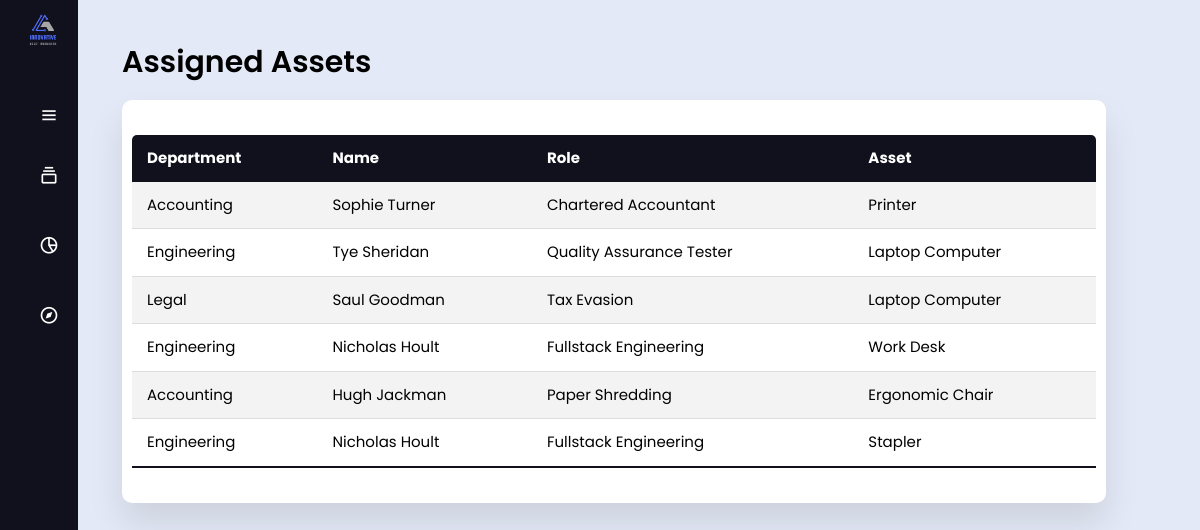
The app's page /pages/hr_view_assigned_assets.php with its own data.
### tables this page shows
CREATE TABLE `department` (
  `id` int(11) NOT NULL,
  `department_name` varchar(50) NOT NULL,
  `department_description` text NOT NULL
);

CREATE TABLE `employee` (
  `employee_id` int(11) NOT NULL,
  `department_id` int(11) NOT NULL,
  `employee_name` varchar(64) NOT NULL,
  `address` text NOT NULL,
  `phone` varchar(14) NOT NULL,
  `email` varchar(128) NOT NULL,
  `password` varchar(64) NOT NULL,
  `role` varchar(64) NOT NULL,
  `employment_type` enum('full-time','part-time','contract','intern') NOT NULL
);

CREATE TABLE `asset` (
  `asset_id` int(11) NOT NULL,
  `asset_name` varchar(64) NOT NULL,
  `type` enum('stationery','appliance','computers&accessories','furniture') NOT NULL,
  `asset_description` text NOT NULL,
  `available` tinyint(1) NOT NULL
);

### php/hr.php (called while the page is built, shortened)
<?php
function view_assets_assigned($conn){
    $query = "SELECT department.department_name, employee.employee_name, employee.role, asset.asset_name
    FROM department
    INNER JOIN employee ON department.id = employee.department_id
    INNER JOIN employee_asset ON employee.employee_id = employee_asset.employee_id
    INNER JOIN asset ON employee_asset.asset_id = asset.asset_id;";
    $result = mysqli_query($conn, $query);
    return $result;
}
?>

### pages/hr_view_assigned_assets.php (the view, shortened to what this page needs)
<!DOCTYPE html>
<?php
  require "../php/hr.php";
  $result = view_assets_assigned($conn);
?>
<html lang="en" dir="ltr">
  <head>
    <link rel="stylesheet" href="../styles/style.css" />
    <link rel="stylesheet" href="../styles//style2.css" />
    <link
      href="https://unpkg.com/boxicons@2.0.7/css/boxicons.min.css"
      rel="stylesheet"
    />
    <script src="https://cdn.tailwindcss.com"></script>
  </head>
  <body>
    <div class="sidebar close">
      <div class="logo-details">
        <img src="../assets/logo.png" alt="" class="pl-2" />
      </div>
      <ul class="nav-links">
        <li>
          <div class="icon-link">
            <i class="bx bx-menu pl-5"></i>
          </div>
        </li>
        <li>
          <div class="iocn-link">
            <a href="human_resources.php">
              <i class="bx bx-collection"></i>
            </a>
          </div>
        </li>
        <li>
          <a href="./hr_view_assigned_assets.php">
            <i class="bx bx-pie-chart-alt-2"></i>
          </a>
        </li>
        <li>
          <a href="./hr_view_employees.php">
            <i class="bx bx-compass"></i>
          </a>
        </li>
      </ul>
    </div>
    <section class="home-section p-6">
      <div class="container">
        <section class="main">
          <div class="main-top">
            <h1 class="font-semibold text-3xl">Assigned Assets</h1>
          </div>
          <section class="attendance">
            <div class="attendance-list">
              <table class="table">
                <thead>
                  <tr>
                    <th>Department</th>
                    <th>Name</th>
                    <th>Role</th>
                    <th>Asset</th>
                  </tr>
                </thead>
                <tbody>
                <?php while($assets = mysqli_fetch_assoc($result)){
                    echo "<tr>";
                    echo "<td>" . $assets["department_name"]. "</td>";
                    echo "<td>" . $assets["employee_name"]. "</td>";
                    echo "<td>" . $assets["role"]. "</td>";
                    echo "<td>" . $assets["asset_name"]. "</td>";
                    echo "</tr>";
                  } ?>
                </tbody>
              </table>
            </div>
          </section>
        </section>
      </div>
    </section>
  </body>
</html>

### styles/style.css (style rules this page uses)
* { margin: 0; padding: 0; box-sizing: border-box; font-family: 'Poppins', sans-serif; }
.sidebar { position: fixed; top: 0; left: 0; height: 100%; width: 260px; background: #11101d; z-index: 100; transition: all 0.5s ease; }
.sidebar.close { width: 78px; }
.sidebar .logo-details { height: 60px; width: 100%; display: flex; align-items: center; }
.sidebar .nav-links { height: 100%; padding: 30px 0 150px 0; overflow: auto; }
.sidebar.close .nav-links { overflow: visible; }
.sidebar .nav-links li { position: relative; list-style: none; transition: all 0.4s ease; }
.sidebar .nav-links li .iocn-link { display: flex; align-items: center; justify-content: space-between; }
.sidebar.close .nav-links li .iocn-link { display: block }
.sidebar .nav-links li i { height: 50px; min-width: 78px; text-align: center; line-height: 50px; color: #fff; font-size: 20px; cursor: pointer; transition: all 0.3s ease; }
.sidebar .nav-links li a { display: flex; align-items: center; text-decoration: none; }
.home-section { position: relative; background: #E4E9F7; height: 100vh; left: 260px; width: calc(100% - 260px); transition: all 0.5s ease; }
.sidebar.close ~ .home-section { left: 78px; width: calc(100% - 78px); }

### styles/style2.css (style rules this page uses)
* { margin: 0; padding: 0; outline: none; border: none; text-decoration: none; box-sizing: border-box; font-family: "Poppins", sans-serif; }
body { background: rgb(226, 226, 226); }
a { position: relative; width: 280px; font-size: 14px; color: rgb(85, 83, 83); display: table; padding: 10px; }
.container { display: flex; }
.main { position: relative; padding: 20px; width: 100%; }
.main-top { display: flex; width: 100%; }
.attendance { margin-top: 20px; text-transform: capitalize; }
.attendance-list { width: 100%; padding: 10px; margin-top: 10px; background: #fff; border-radius: 10px; box-shadow: 0 20px 35px rgba(0, 0, 0, 0.1); }
.table { border-collapse: collapse; margin: 25px 0; font-size: 15px; min-width: 100%; overflow: hidden; border-radius: 5px 5px 0 0; }
table thead tr { color: #fff; background: #11101d; text-align: left; font-weight: bold; }
.table th, .table td { padding: 12px 15px; }
.table tbody tr { border-bottom: 1px solid #ddd; }
.table tbody tr:nth-of-type(odd) { background: #f3f3f3; }
.table tbody tr:last-of-type { border-bottom: 2px solid #11101d; }

### records on screen
department: department_name "Accounting", employee.employee_name "Sophie Turner", employee.role "Chartered Accountant", asset.asset_name "Printer", employee.employee_name "Hugh Jackman", employee.role "Paper Shredding", asset.asset_name "Ergonomic Chair"
department: department_name "Engineering", employee.employee_name "Tye Sheridan", employee.role "Quality Assurance Tester", asset.asset_name "Laptop Computer", employee.employee_name "Nicholas Hoult", employee.role "Fullstack Engineering", asset.asset_name "Work Desk", asset.asset_name "Stapler"
department: department_name "Legal", employee.employee_name "Saul Goodman", employee.role "Tax Evasion", asset.asset_name "Laptop Computer"
